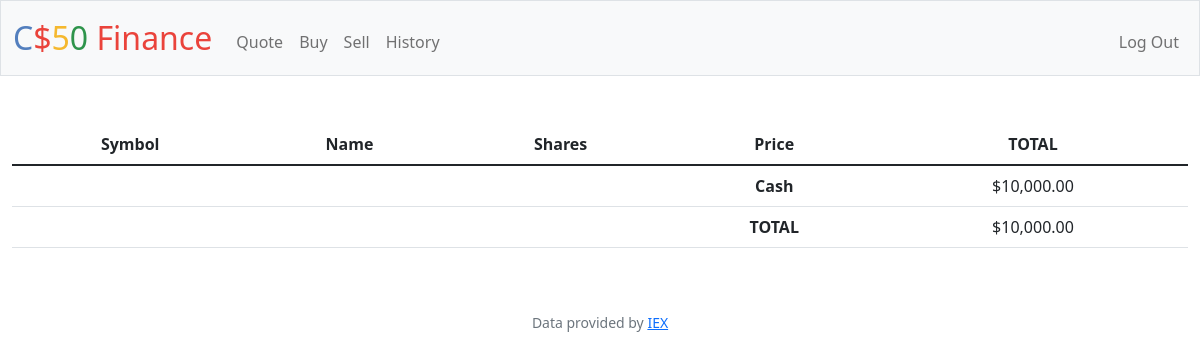
Page / (signed in) on the earlier database version.
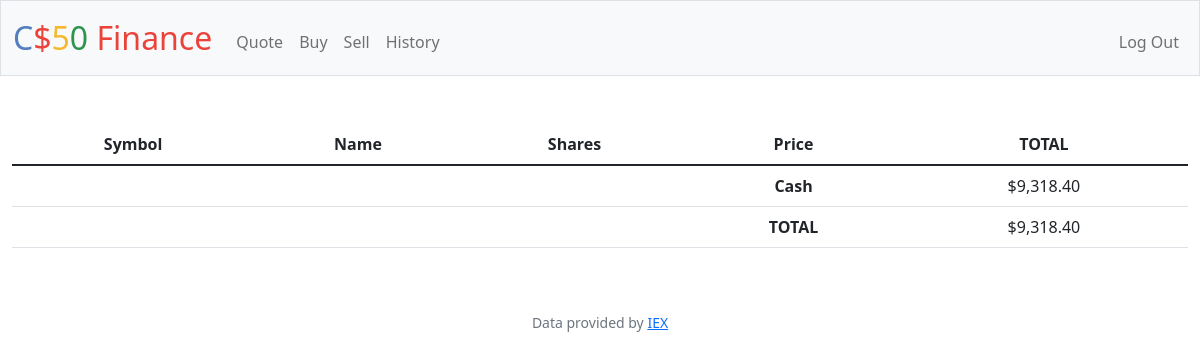
Same page on the later database version.
### tables this page shows
CREATE TABLE users (id INTEGER PRIMARY KEY AUTOINCREMENT NOT NULL, username TEXT NOT NULL, hash TEXT NOT NULL, cash NUMERIC NOT NULL DEFAULT 10000.00);

### app.py (the view)
@app.route("/")
@login_required
def index():
    user_id = session["user_id"]
    stocks = db.execute("SELECT symbol, price, stock_name, SUM(shares) as totalShares FROM transactions WHERE user_id = ? GROUP BY symbol", user_id)
    cash = db.execute("SELECT cash FROM users WHERE id = ?", user_id)[0]["cash"]
    grand_total = cash
    for stock in stocks:
        grand_total += (stock["price"] * stock["totalShares"])
    return render_template("index.html", stocks=stocks, cash=cash, grand_total=grand_total, usd=usd)

### app.py (called while the page is built)
@app.after_request
def after_request(response):
    response.headers["Cache-Control"] = "no-cache, no-store, must-revalidate"
    response.headers["Expires"] = 0
    response.headers["Pragma"] = "no-cache"
    return response

### helpers.py (called while the page is built)
def login_required(f):
    @wraps(f)
    def decorated_function(*args, **kwargs):
        if session.get("user_id") is None:
            return redirect("/login")
        return f(*args, **kwargs)
    return decorated_function

def usd(value):
    return f"${value:,.2f}"

### templates/index.html (shortened to what this page needs)
{% extends "layout.html" %}
{% block main %}
    <table class="table table-striped">
        <thead>
            <tr>
                <th>Symbol</th>
                <th>Name</th>
                <th>Shares</th>
                <th>Price</th>
                <th>TOTAL</th>
            </tr>
        </thead>
        <tfoot>
            <tr>
                <td colspan="3"></td>
                <td><strong>Cash</strong></td>
                <td>{{ usd(cash)}}</td>
            </tr>
            <tr>
                <td colspan="3"></td>
                <td><strong>TOTAL</strong></td>
                <td>{{ usd(grand_total)}}</td>
            </tr>
        </tfoot>
    </table>
{% endblock %}

### templates/layout.html (shortened to what this page needs)
<!DOCTYPE html>
<html lang="en">
    <head>
        <link href="https://cdn.jsdelivr.net/npm/bootstrap@5.1.3/dist/css/bootstrap.min.css" rel="stylesheet">
        <link href="/static/styles.css" rel="stylesheet">
    </head>
    <body>
        <nav class="bg-light border navbar navbar-expand-md navbar-light">
            <div class="container-fluid">
                <a class="navbar-brand" href="/"><span class="blue">C</span><span class="red">$</span><span class="yellow">5</span><span class="green">0</span> <span class="red">Finance</span></a>
                <div class="collapse navbar-collapse" id="navbar">
                    {% if session["user_id"] %}
                        <ul class="navbar-nav me-auto mt-2">
                            <li class="nav-item"><a class="nav-link" href="/quote">Quote</a></li>
                            <li class="nav-item"><a class="nav-link" href="/buy">Buy</a></li>
                            <li class="nav-item"><a class="nav-link" href="/sell">Sell</a></li>
                            <li class="nav-item"><a class="nav-link" href="/history">History</a></li>
                        </ul>
                        <ul class="navbar-nav ms-auto mt-2">
                            <li class="nav-item"><a class="nav-link" href="/logout">Log Out</a></li>
                        </ul>
                    {% else %}
                        <ul class="navbar-nav ms-auto mt-2">
                            <li class="nav-item"><a class="nav-link" href="/register">Register</a></li>
                            <li class="nav-item"><a class="nav-link" href="/login">Log In</a></li>
                        </ul>
                    {% endif %}
                </div>
            </div>
        </nav>
        <main class="container-fluid py-5 text-center">
            {% block main %}{% endblock %}
        </main>
        <footer class="mb-5 small text-center text-muted">
            Data provided by <a href="https://iexcloud.io/">IEX</a>
        </footer>
    </body>
</html>

### static/styles.css (style rules this page uses)
nav .navbar-brand { font-size: xx-large; }
nav .navbar-brand .blue { color: #537fbe; }
nav .navbar-brand .red { color: #ea433b; }
nav .navbar-brand .yellow { color: #f5b82e; }
nav .navbar-brand .green { color: #2e944b; }

Differences in the rows shown:
changed users: cash "$10,000.00" → "$9,318.40"
